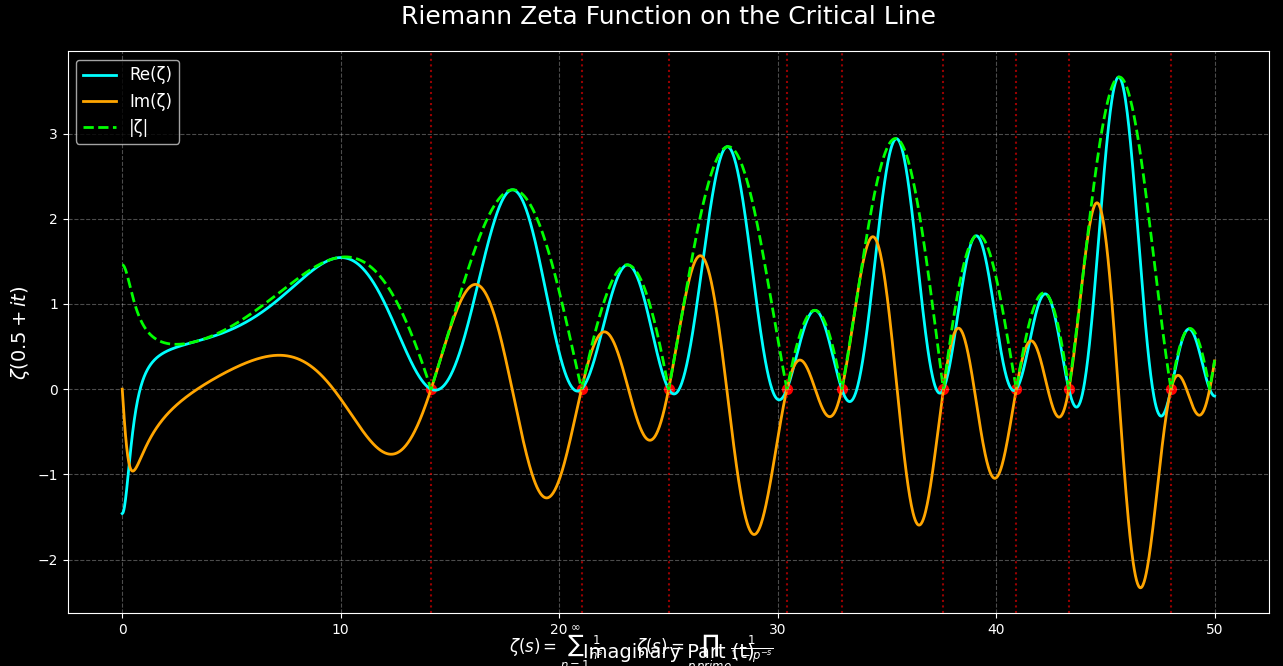

Write Python code to recreate this figure.
import numpy as np
import matplotlib.pyplot as plt
from scipy.special import zeta

# ==========================
# Parameters
# ==========================

t = np.linspace(0, 50, 2000)
s = 0.5 + 1j * t

# ==========================
# Compute Zeta Function
# ==========================

zeta_vals = zeta(s)

real_part = np.real(zeta_vals)
imag_part = np.imag(zeta_vals)
magnitude = np.abs(zeta_vals)

# First few non-trivial zeros
zeros = [
    14.134725,
    21.022040,
    25.010858,
    30.424876,
    32.935061,
    37.586178,
    40.918719,
    43.327073,
    48.005150
]

# ==========================
# Plot Styling
# ==========================

plt.style.use('dark_background')

fig, ax = plt.subplots(figsize=(14, 8))

# Real Part
ax.plot(
    t,
    real_part,
    linewidth=2,
    color='cyan',
    label='Re(ζ)'
)

# Imaginary Part
ax.plot(
    t,
    imag_part,
    linewidth=2,
    color='orange',
    label='Im(ζ)'
)

# Magnitude
ax.plot(
    t,
    magnitude,
    linewidth=2,
    linestyle='--',
    color='lime',
    label='|ζ|'
)

# Highlight Non-Trivial Zeros
for z in zeros:
    ax.axvline(
        z,
        color='red',
        linestyle=':',
        alpha=0.6
    )

    ax.scatter(
        z,
        0,
        color='red',
        s=50
    )

# Labels
ax.set_title(
    'Riemann Zeta Function on the Critical Line',
    fontsize=18,
    pad=20
)

ax.set_xlabel(
    'Imaginary Part (t)',
    fontsize=14
)

ax.set_ylabel(
    r'$\zeta(0.5+it)$',
    fontsize=14
)

# Formula Display
plt.figtext(
    0.5,
    0.02,
    r'$\zeta(s)=\sum_{n=1}^{\infty}\frac{1}{n^s}'
    r'\qquad'
    r'\zeta(s)=\prod_{p\,prime}\frac{1}{1-p^{-s}}$',
    ha='center',
    fontsize=12,
    color='white'
)

# Grid
ax.grid(
    True,
    linestyle='--',
    alpha=0.3
)

# Legend
ax.legend(fontsize=12)

plt.tight_layout()
plt.show()
